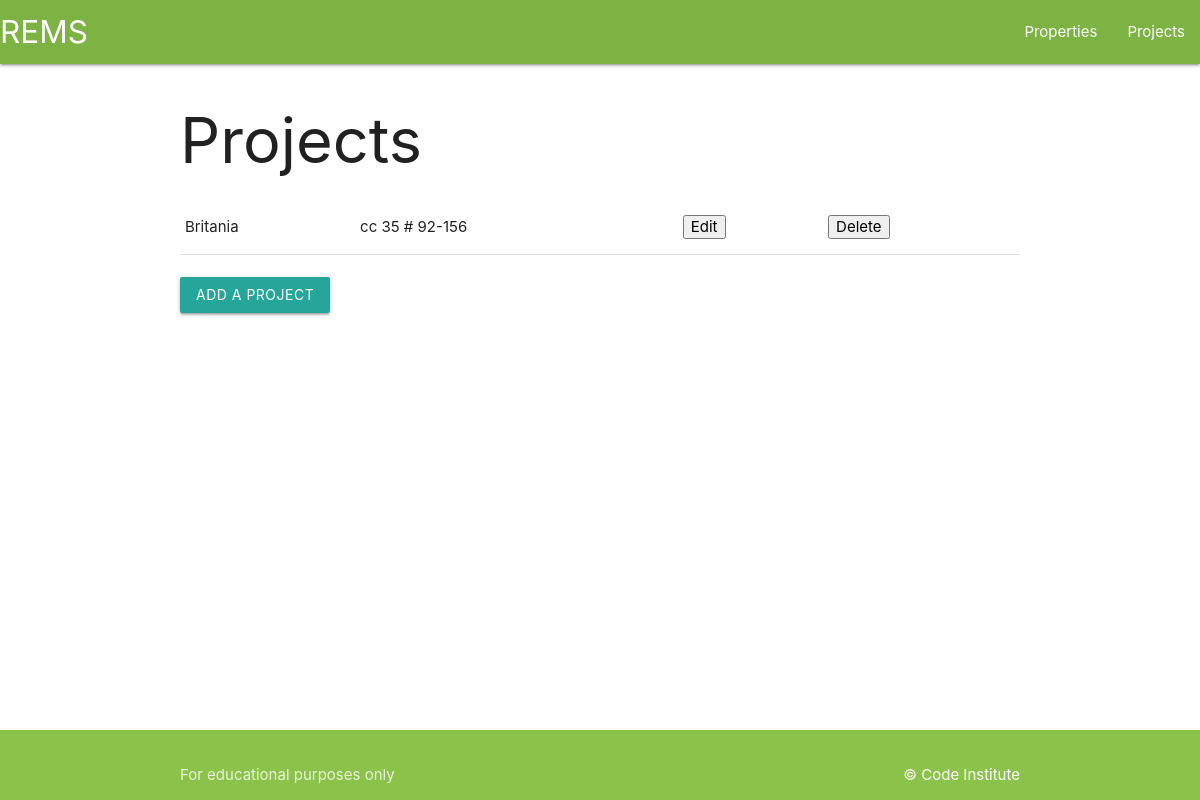
Page /projects on the earlier database version.
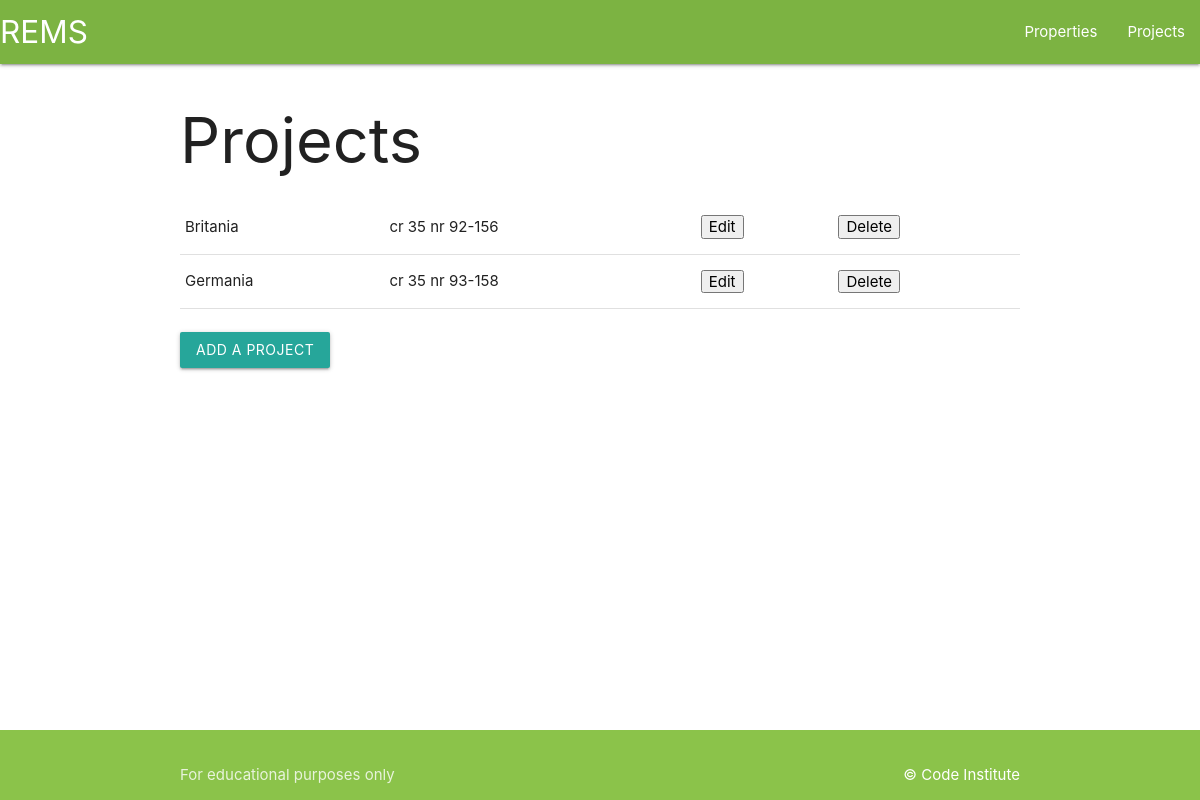
Same page on the later database version.
### todo/models.py (models this page shows, shortened)
class Project(models.Model):
    project_name = models.CharField(max_length=50, null=False, blank=False)
    Adress = models.CharField(max_length=50, null=False, blank=False)

### todo/views.py (the view)
# urls.py: path('projects', views.get_projects, name='get_projects'),
def get_projects(request):
    projects = Project.objects.all()
    context = {
        'projects': projects
    }
    return render(request, 'todo/projects.html', context)

### todo/templates/todo/projects.html (shortened to what this page needs)
<!DOCTYPE html>
<html lang="en">
<head>
    <link rel="stylesheet" href="https://cdnjs.cloudflare.com/ajax/libs/font-awesome/6.4.0/css/all.min.css" />
    <link rel="stylesheet" href="https://cdnjs.cloudflare.com/ajax/libs/materialize/1.0.0/css/materialize.min.css" type="text/css">
    <link rel="stylesheet" href="/static/css/style.css" type="text/css">
</head>
<body>
    <header>
        <nav class="light-green darken-1">
            <div class="nav-wrapper">
              <a href="properties" class="brand-logo">REMS</a>
              <ul class="right hide-on-med-and-down">
                <li><a href="properties">Properties</a></li>
                <li><a href="projects">Projects</a></li>
              </ul>
            </div>
          </nav>
    </header>
    <main class="container">
        <h1>Projects</h1>
        <table>
            {% for project in projects %}
                <tr>
                    <td>{{ project.project_name }}</td>
                    <td>{{ project.Adress }}</td>
                    <td>
                        <a href="/edit_project/{{ project.id }}">
                            <button>Edit</button>
                        </a>
                    </td>
                    <td>
                        <a href="/delete_project/{{ project.id }}">
                            <button>Delete</button>
                        </a>
                    </td>
                </tr>
            {% empty %}
            <tr><td>You haven't added any projects yet</td></tr>
            {% endfor %}
        </table>
        <br>
        <a class="waves-effect waves-light btn" href="/add_project">Add a Project</a>
    </main>
    <footer class="page-footer light-green">
        <div class="footer-copyright light-green">
          <div class="container">
          For educational purposes only
          <a class="white-text right" href="https://codeinstitute.net" target="_blank">&copy; Code Institute</a>
          </div>
        </div>
      </footer>
</body>
</html>

Differences in the rows shown:
changed Project "Britania": Adress "cc 35 # 92-156" → "cr 35 nr 92-156"
added Project: project_name "Germania", Adress "cr 35 nr 93-158"
